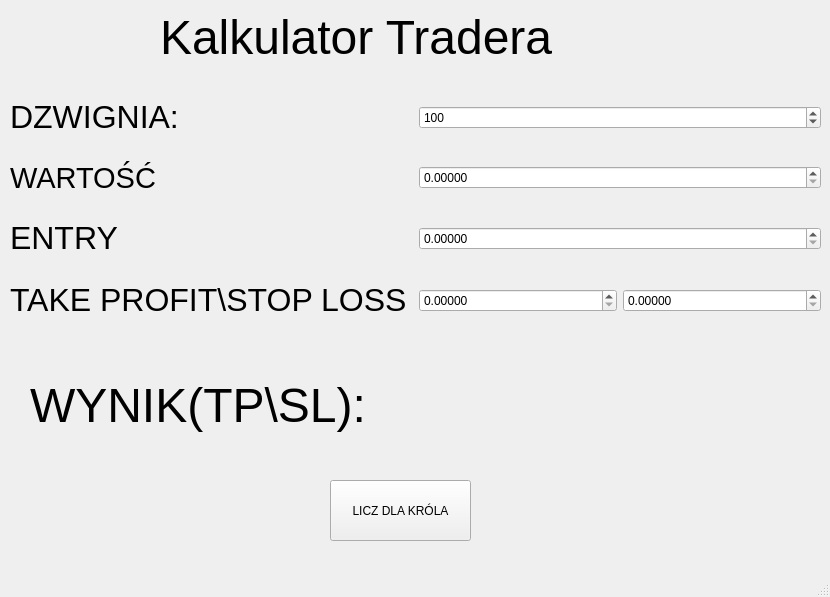
<?xml version="1.0" encoding="UTF-8"?>
<ui version="4.0">
 <class>MainWindow</class>
 <widget class="QMainWindow" name="MainWindow">
  <property name="enabled">
   <bool>true</bool>
  </property>
  <property name="geometry">
   <rect>
    <x>0</x>
    <y>0</y>
    <width>830</width>
    <height>597</height>
   </rect>
  </property>
  <property name="windowTitle">
   <string>KALKULATOR SZEFA</string>
  </property>
  <widget class="QWidget" name="centralwidget">
   <widget class="QPushButton" name="licz">
    <property name="geometry">
     <rect>
      <x>330</x>
      <y>480</y>
      <width>141</width>
      <height>61</height>
     </rect>
    </property>
    <property name="text">
     <string>LICZ DLA KRÓLA</string>
    </property>
   </widget>
   <widget class="QWidget" name="gridLayoutWidget">
    <property name="geometry">
     <rect>
      <x>10</x>
      <y>80</y>
      <width>811</width>
      <height>261</height>
     </rect>
    </property>
    <layout class="QGridLayout" name="gridLayout">
     <item row="2" column="1">
      <widget class="QDoubleSpinBox" name="entry">
       <property name="decimals">
        <number>5</number>
       </property>
       <property name="maximum">
        <double>100000.000000000000000</double>
       </property>
      </widget>
     </item>
     <item row="0" column="0">
      <widget class="QLabel" name="label">
       <property name="minimumSize">
        <size>
         <width>10</width>
         <height>10</height>
        </size>
       </property>
       <property name="text">
        <string>&lt;html&gt;&lt;head/&gt;&lt;body&gt;&lt;p&gt;&lt;span style=&quot; font-size:24pt;&quot;&gt;DZWIGNIA:&lt;/span&gt;&lt;/p&gt;&lt;/body&gt;&lt;/html&gt;</string>
       </property>
       <property name="textFormat">
        <enum>Qt::AutoText</enum>
       </property>
      </widget>
     </item>
     <item row="2" column="0">
      <widget class="QLabel" name="label_2">
       <property name="text">
        <string>&lt;html&gt;&lt;head/&gt;&lt;body&gt;&lt;p&gt;&lt;span style=&quot; font-size:24pt;&quot;&gt;ENTRY&lt;/span&gt;&lt;/p&gt;&lt;/body&gt;&lt;/html&gt;</string>
       </property>
      </widget>
     </item>
     <item row="3" column="1">
      <layout class="QGridLayout" name="gridLayout_2">
       <item row="0" column="0">
        <widget class="QDoubleSpinBox" name="tp">
         <property name="decimals">
          <number>5</number>
         </property>
         <property name="maximum">
          <double>999999999999.000000000000000</double>
         </property>
        </widget>
       </item>
       <item row="0" column="1">
        <widget class="QDoubleSpinBox" name="sl">
         <property name="maximumSize">
          <size>
           <width>401</width>
           <height>16777215</height>
          </size>
         </property>
         <property name="decimals">
          <number>5</number>
         </property>
         <property name="maximum">
          <double>99999999.989999994635582</double>
         </property>
        </widget>
       </item>
      </layout>
     </item>
     <item row="1" column="1">
      <widget class="QDoubleSpinBox" name="wartosc_2">
       <property name="decimals">
        <number>5</number>
       </property>
       <property name="maximum">
        <double>40000.000000000000000</double>
       </property>
       <property name="singleStep">
        <double>0.010000000000000</double>
       </property>
      </widget>
     </item>
     <item row="3" column="0">
      <widget class="QLabel" name="label_3">
       <property name="text">
        <string>&lt;html&gt;&lt;head/&gt;&lt;body&gt;&lt;p&gt;&lt;span style=&quot; font-size:24pt;&quot;&gt;TAKE PROFIT\STOP LOSS&lt;/span&gt;&lt;/p&gt;&lt;/body&gt;&lt;/html&gt;</string>
       </property>
       <property name="wordWrap">
        <bool>true</bool>
       </property>
      </widget>
     </item>
     <item row="0" column="1">
      <widget class="QSpinBox" name="lewar">
       <property name="readOnly">
        <bool>false</bool>
       </property>
       <property name="maximum">
        <number>10000000</number>
       </property>
       <property name="value">
        <number>100</number>
       </property>
      </widget>
     </item>
     <item row="1" column="0">
      <widget class="QLabel" name="wartosc">
       <property name="text">
        <string>&lt;html&gt;&lt;head/&gt;&lt;body&gt;&lt;p&gt;&lt;span style=&quot; font-size:22pt;&quot;&gt;WARTOŚĆ&lt;/span&gt;&lt;/p&gt;&lt;/body&gt;&lt;/html&gt;</string>
       </property>
      </widget>
     </item>
    </layout>
   </widget>
   <widget class="QLabel" name="label_4">
    <property name="geometry">
     <rect>
      <x>160</x>
      <y>10</y>
      <width>681</width>
      <height>51</height>
     </rect>
    </property>
    <property name="text">
     <string>&lt;html&gt;&lt;head/&gt;&lt;body&gt;&lt;p&gt;&lt;span style=&quot; font-size:36pt;&quot;&gt;Kalkulator Tradera&lt;/span&gt;&lt;/p&gt;&lt;/body&gt;&lt;/html&gt;</string>
    </property>
   </widget>
   <widget class="QLabel" name="wynik">
    <property name="geometry">
     <rect>
      <x>30</x>
      <y>340</y>
      <width>591</width>
      <height>131</height>
     </rect>
    </property>
    <property name="font">
     <font>
      <pointsize>30</pointsize>
     </font>
    </property>
    <property name="text">
     <string>&lt;html&gt;&lt;head/&gt;&lt;body&gt;&lt;p&gt;&lt;span style=&quot; font-size:36pt;&quot;&gt;WYNIK(TP\SL):&lt;/span&gt;&lt;/p&gt;&lt;/body&gt;&lt;/html&gt;</string>
    </property>
    <property name="wordWrap">
     <bool>true</bool>
    </property>
   </widget>
  </widget>
  <widget class="QStatusBar" name="statusbar"/>
 </widget>
 <resources/>
 <connections/>
</ui>
